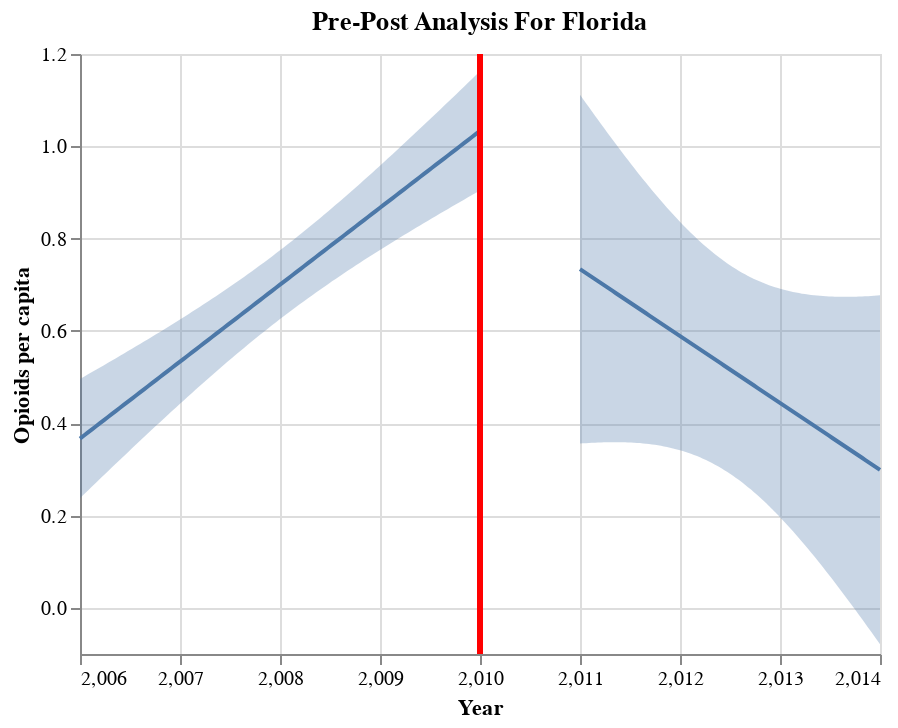

Notebook code cell kept with this figure:
### Markdown cell above
> pre-post opioids

### Code cell
xvar= "TRANSACTION_YEAR"
yvar="opioid_shipment_population_ratio"
analysis = "Pre-Post Analysis For Florida"
target = "Opioids per capita"
fit, chart = pre_post(FL, yvar, xvar, 2010, analysis, target, alpha=0.05)
chart

### Figure 1 — Vega-Lite specification as saved in the notebook (floating-point values rounded to 4 significant figures)
{"config": {"view": {"continuousWidth": 400, "continuousHeight": 300}}, "layer": [{"data": {"name": "data-79908cded81022e026234daf32dcb901"}, "mark": "errorband", "encoding": {"x": {"field": "TRANSACTION_YEAR", "type": "quantitative"}, "y": {"axis": {"title": "Opioids per capita"}, "field": "ci_low", "type": "quantitative"}, "y2": {"field": "ci_high"}}}, {"data": {"name": "data-a20f38eabfed06e0a253634141a927fd"}, "mark": "errorband", "encoding": {"x": {"field": "TRANSACTION_YEAR", "type": "quantitative"}, "y": {"axis": {"title": "Opioids per capita"}, "field": "ci_low", "type": "quantitative"}, "y2": {"field": "ci_high"}}}, {"data": {"name": "data-79908cded81022e026234daf32dcb901"}, "mark": "line", "encoding": {"x": {"field": "TRANSACTION_YEAR", "type": "quantitative"}, "y": {"field": "opioid_shipment_population_ratio", "type": "quantitative"}}}, {"data": {"name": "data-a20f38eabfed06e0a253634141a927fd"}, "mark": "line", "encoding": {"x": {"field": "TRANSACTION_YEAR", "title": "Year", "type": "quantitative"}, "y": {"field": "opioid_shipment_population_ratio", "type": "quantitative"}}}, {"data": {"name": "data-c6a99109c809d7b1b46dbbb9b2adf5d2"}, "mark": {"type": "rule", "color": "red", "strokeWidth": 3}, "encoding": {"x": {"field": "x", "type": "quantitative"}}}], "title": "Pre-Post Analysis For Florida", "$schema": "https://vega.github.io/schema/vega-lite/v4.17.0.json", "datasets": {"data-79908cded81022e026234daf32dcb901": [{"TRANSACTION_YEAR": 2006.0, "opioid_shipment_population_ratio": 0.3668, "ci_low": 0.2377, "ci_high": 0.496}, {"TRANSACTION_YEAR": 2006.0, "opioid_shipment_population_ratio": 0.3735, "ci_low": 0.246, "ci_high": 0.5009}, {"TRANSACTION_YEAR": 2006.0, "opioid_shipment_population_ratio": 0.3801, "ci_low": 0.2544, "ci_high": 0.5059}, {"TRANSACTION_YEAR": 2006.0, "opioid_shipment_population_ratio": 0.3868, "ci_low": 0.2628, "ci_high": 0.5109}, {"TRANSACTION_YEAR": 2006.0, "opioid_shipment_population_ratio": 0.3935, "ci_low": 0.2711, "ci_high": 0.5158}, {"TRANSACTION_YEAR": 2006.0, "opioid_shipment_population_ratio": 0.4001, "ci_low": 0.2794, "ci_high": 0.5208}, {"TRANSACTION_YEAR": 2006.0, "opioid_shipment_population_ratio": 0.4068, "ci_low": 0.2878, "ci_high": 0.5259}, {"TRANSACTION_YEAR": 2006.0, "opioid_shipment_population_ratio": 0.4135, "ci_low": 0.2961, "ci_high": 0.5309}, {"TRANSACTION_YEAR": 2006.0, "opioid_shipment_population_ratio": 0.4201, "ci_low": 0.3044, "ci_high": 0.5359}, {"TRANSACTION_YEAR": 2006.0, "opioid_shipment_population_ratio": 0.4268, "ci_low": 0.3126, "ci_high": 0.541}, {"TRANSACTION_YEAR": 2006.0, "opioid_shipment_population_ratio": 0.4335, "ci_low": 0.3209, "ci_high": 0.5461}, {"TRANSACTION_YEAR": 2006.0, "opioid_shipment_population_ratio": 0.4401, "ci_low": 0.3291, "ci_high": 0.5512}, {"TRANSACTION_YEAR": 2006.0, "opioid_shipment_population_ratio": 0.4468, "ci_low": 0.3373, "ci_high": 0.5563}, {"TRANSACTION_YEAR": 2007.0, "opioid_shipment_population_ratio": 0.4535, "ci_low": 0.3455, "ci_high": 0.5614}, {"TRANSACTION_YEAR": 2007.0, "opioid_shipment_population_ratio": 0.4601, "ci_low": 0.3537, "ci_high": 0.5666}, {"TRANSACTION_YEAR": 2007.0, "opioid_shipment_population_ratio": 0.4668, "ci_low": 0.3619, "ci_high": 0.5717}, {"TRANSACTION_YEAR": 2007.0, "opioid_shipment_population_ratio": 0.4735, "ci_low": 0.37, "ci_high": 0.5769}, {"TRANSACTION_YEAR": 2007.0, "opioid_shipment_population_ratio": 0.4801, "ci_low": 0.3781, "ci_high": 0.5821}, {"TRANSACTION_YEAR": 2007.0, "opioid_shipment_population_ratio": 0.4868, "ci_low": 0.3862, "ci_high": 0.5874}, {"TRANSACTION_YEAR": 2007.0, "opioid_shipment_population_ratio": 0.4935, "ci_low": 0.3943, "ci_high": 0.5926}, {"TRANSACTION_YEAR": 2007.0, "opioid_shipment_population_ratio": 0.5001, "ci_low": 0.4024, "ci_high": 0.5979}, {"TRANSACTION_YEAR": 2007.0, "opioid_shipment_population_ratio": 0.5068, "ci_low": 0.4104, "ci_high": 0.6033}, {"TRANSACTION_YEAR": 2007.0, "opioid_shipment_population_ratio": 0.5135, "ci_low": 0.4184, "ci_high": 0.6086}, {"TRANSACTION_YEAR": 2007.0, "opioid_shipment_population_ratio": 0.5201, "ci_low": 0.4263, "ci_high": 0.614}, {"TRANSACTION_YEAR": 2007.0, "opioid_shipment_population_ratio": 0.5268, "ci_low": 0.4343, "ci_high": 0.6194}, {"TRANSACTION_YEAR": 2007.0, "opioid_shipment_population_ratio": 0.5335, "ci_low": 0.4422, "ci_high": 0.6248}, {"TRANSACTION_YEAR": 2007.0, "opioid_shipment_population_ratio": 0.5401, "ci_low": 0.45, "ci_high": 0.6303}, {"TRANSACTION_YEAR": 2007.0, "opioid_shipment_population_ratio": 0.5468, "ci_low": 0.4579, "ci_high": 0.6358}, {"TRANSACTION_YEAR": 2007.0, "opioid_shipment_population_ratio": 0.5535, "ci_low": 0.4657, "ci_high": 0.6413}, {"TRANSACTION_YEAR": 2007.0, "opioid_shipment_population_ratio": 0.5601, "ci_low": 0.4734, "ci_high": 0.6469}, {"TRANSACTION_YEAR": 2007.0, "opioid_shipment_population_ratio": 0.5668, "ci_low": 0.4811, "ci_high": 0.6525}, {"TRANSACTION_YEAR": 2007.0, "opioid_shipment_population_ratio": 0.5735, "ci_low": 0.4888, "ci_high": 0.6581}, {"TRANSACTION_YEAR": 2007.0, "opioid_shipment_population_ratio": 0.5801, "ci_low": 0.4965, "ci_high": 0.6638}, {"TRANSACTION_YEAR": 2007.0, "opioid_shipment_population_ratio": 0.5868, "ci_low": 0.5041, "ci_high": 0.6695}, {"TRANSACTION_YEAR": 2007.0, "opioid_shipment_population_ratio": 0.5935, "ci_low": 0.5116, "ci_high": 0.6753}, {"TRANSACTION_YEAR": 2007.0, "opioid_shipment_population_ratio": 0.6001, "ci_low": 0.5191, "ci_high": 0.6811}, {"TRANSACTION_YEAR": 2007.0, "opioid_shipment_population_ratio": 0.6068, "ci_low": 0.5266, "ci_high": 0.687}, {"TRANSACTION_YEAR": 2007.0, "opioid_shipment_population_ratio": 0.6135, "ci_low": 0.534, "ci_high": 0.6929}, {"TRANSACTION_YEAR": 2008.0, "opioid_shipment_population_ratio": 0.6201, "ci_low": 0.5414, "ci_high": 0.6989}, {"TRANSACTION_YEAR": 2008.0, "opioid_shipment_population_ratio": 0.6268, "ci_low": 0.5487, "ci_high": 0.7049}, {"TRANSACTION_YEAR": 2008.0, "opioid_shipment_population_ratio": 0.6335, "ci_low": 0.556, "ci_high": 0.711}, {"TRANSACTION_YEAR": 2008.0, "opioid_shipment_population_ratio": 0.6401, "ci_low": 0.5632, "ci_high": 0.7171}, {"TRANSACTION_YEAR": 2008.0, "opioid_shipment_population_ratio": 0.6468, "ci_low": 0.5704, "ci_high": 0.7233}, {"TRANSACTION_YEAR": 2008.0, "opioid_shipment_population_ratio": 0.6535, "ci_low": 0.5775, "ci_high": 0.7295}, {"TRANSACTION_YEAR": 2008.0, "opioid_shipment_population_ratio": 0.6601, "ci_low": 0.5845, "ci_high": 0.7358}, {"TRANSACTION_YEAR": 2008.0, "opioid_shipment_population_ratio": 0.6668, "ci_low": 0.5915, "ci_high": 0.7421}, {"TRANSACTION_YEAR": 2008.0, "opioid_shipment_population_ratio": 0.6735, "ci_low": 0.5984, "ci_high": 0.7485}, {"TRANSACTION_YEAR": 2008.0, "opioid_shipment_population_ratio": 0.6801, "ci_low": 0.6053, "ci_high": 0.755}, {"TRANSACTION_YEAR": 2008.0, "opioid_shipment_population_ratio": 0.6868, "ci_low": 0.6121, "ci_high": 0.7615}, {"TRANSACTION_YEAR": 2008.0, "opioid_shipment_population_ratio": 0.6935, "ci_low": 0.6189, "ci_high": 0.7681}, {"TRANSACTION_YEAR": 2008.0, "opioid_shipment_population_ratio": 0.7001, "ci_low": 0.6256, "ci_high": 0.7747}, {"TRANSACTION_YEAR": 2008.0, "opioid_shipment_population_ratio": 0.7068, "ci_low": 0.6322, "ci_high": 0.7814}, {"TRANSACTION_YEAR": 2008.0, "opioid_shipment_population_ratio": 0.7135, "ci_low": 0.6388, "ci_high": 0.7882}, {"TRANSACTION_YEAR": 2008.0, "opioid_shipment_population_ratio": 0.7201, "ci_low": 0.6453, "ci_high": 0.795}, {"TRANSACTION_YEAR": 2008.0, "opioid_shipment_population_ratio": 0.7268, "ci_low": 0.6518, "ci_high": 0.8018}, {"TRANSACTION_YEAR": 2008.0, "opioid_shipment_population_ratio": 0.7335, "ci_low": 0.6582, "ci_high": 0.8088}, {"TRANSACTION_YEAR": 2008.0, "opioid_shipment_population_ratio": 0.7401, "ci_low": 0.6645, "ci_high": 0.8158}, {"TRANSACTION_YEAR": 2008.0, "opioid_shipment_population_ratio": 0.7468, "ci_low": 0.6708, "ci_high": 0.8228}, {"TRANSACTION_YEAR": 2008.0, "opioid_shipment_population_ratio": 0.7535, "ci_low": 0.677, "ci_high": 0.8299}, {"TRANSACTION_YEAR": 2008.0, "opioid_shipment_population_ratio": 0.7601, "ci_low": 0.6832, "ci_high": 0.8371}, {"TRANSACTION_YEAR": 2008.0, "opioid_shipment_population_ratio": 0.7668, "ci_low": 0.6893, "ci_high": 0.8443}, {"TRANSACTION_YEAR": 2008.0, "opioid_shipment_population_ratio": 0.7735, "ci_low": 0.6954, "ci_high": 0.8516}, {"TRANSACTION_YEAR": 2008.0, "opioid_shipment_population_ratio": 0.7801, "ci_low": 0.7014, "ci_high": 0.8589}, {"TRANSACTION_YEAR": 2009.0, "opioid_shipment_population_ratio": 0.7868, "ci_low": 0.7074, "ci_high": 0.8663}, {"TRANSACTION_YEAR": 2009.0, "opioid_shipment_population_ratio": 0.7935, "ci_low": 0.7133, "ci_high": 0.8737}, {"TRANSACTION_YEAR": 2009.0, "opioid_shipment_population_ratio": 0.8001, "ci_low": 0.7191, "ci_high": 0.8811}, {"TRANSACTION_YEAR": 2009.0, "opioid_shipment_population_ratio": 0.8068, "ci_low": 0.725, "ci_high": 0.8886}, {"TRANSACTION_YEAR": 2009.0, "opioid_shipment_population_ratio": 0.8135, "ci_low": 0.7307, "ci_high": 0.8962}, {"TRANSACTION_YEAR": 2009.0, "opioid_shipment_population_ratio": 0.8201, "ci_low": 0.7365, "ci_high": 0.9038}, {"TRANSACTION_YEAR": 2009.0, "opioid_shipment_population_ratio": 0.8268, "ci_low": 0.7421, "ci_high": 0.9115}, {"TRANSACTION_YEAR": 2009.0, "opioid_shipment_population_ratio": 0.8335, "ci_low": 0.7478, "ci_high": 0.9191}, {"TRANSACTION_YEAR": 2009.0, "opioid_shipment_population_ratio": 0.8401, "ci_low": 0.7534, "ci_high": 0.9269}, {"TRANSACTION_YEAR": 2009.0, "opioid_shipment_population_ratio": 0.8468, "ci_low": 0.759, "ci_high": 0.9346}, {"TRANSACTION_YEAR": 2009.0, "opioid_shipment_population_ratio": 0.8535, "ci_low": 0.7645, "ci_high": 0.9424}, {"TRANSACTION_YEAR": 2009.0, "opioid_shipment_population_ratio": 0.8601, "ci_low": 0.77, "ci_high": 0.9503}, {"TRANSACTION_YEAR": 2009.0, "opioid_shipment_population_ratio": 0.8668, "ci_low": 0.7755, "ci_high": 0.9581}, {"TRANSACTION_YEAR": 2009.0, "opioid_shipment_population_ratio": 0.8735, "ci_low": 0.7809, "ci_high": 0.966}, {"TRANSACTION_YEAR": 2009.0, "opioid_shipment_population_ratio": 0.8801, "ci_low": 0.7863, "ci_high": 0.974}, {"TRANSACTION_YEAR": 2009.0, "opioid_shipment_population_ratio": 0.8868, "ci_low": 0.7917, "ci_high": 0.9819}, {"TRANSACTION_YEAR": 2009.0, "opioid_shipment_population_ratio": 0.8935, "ci_low": 0.797, "ci_high": 0.9899}, {"TRANSACTION_YEAR": 2009.0, "opioid_shipment_population_ratio": 0.9001, "ci_low": 0.8023, "ci_high": 0.9979}, {"TRANSACTION_YEAR": 2009.0, "opioid_shipment_population_ratio": 0.9068, "ci_low": 0.8076, "ci_high": 1.006}, {"TRANSACTION_YEAR": 2009.0, "opioid_shipment_population_ratio": 0.9135, "ci_low": 0.8129, "ci_high": 1.014}, {"TRANSACTION_YEAR": 2009.0, "opioid_shipment_population_ratio": 0.9201, "ci_low": 0.8181, "ci_high": 1.022}, {"TRANSACTION_YEAR": 2009.0, "opioid_shipment_population_ratio": 0.9268, "ci_low": 0.8233, "ci_high": 1.03}, {"TRANSACTION_YEAR": 2009.0, "opioid_shipment_population_ratio": 0.9335, "ci_low": 0.8285, "ci_high": 1.038}, {"TRANSACTION_YEAR": 2009.0, "opioid_shipment_population_ratio": 0.9401, "ci_low": 0.8337, "ci_high": 1.047}, {"TRANSACTION_YEAR": 2009.0, "opioid_shipment_population_ratio": 0.9468, "ci_low": 0.8389, "ci_high": 1.055}, {"TRANSACTION_YEAR": 2010.0, "opioid_shipment_population_ratio": 0.9535, "ci_low": 0.844, "ci_high": 1.063}, {"TRANSACTION_YEAR": 2010.0, "opioid_shipment_population_ratio": 0.9601, "ci_low": 0.8491, "ci_high": 1.071}, {"TRANSACTION_YEAR": 2010.0, "opioid_shipment_population_ratio": 0.9668, "ci_low": 0.8542, "ci_high": 1.079}, {"TRANSACTION_YEAR": 2010.0, "opioid_shipment_population_ratio": 0.9735, "ci_low": 0.8593, "ci_high": 1.088}, {"TRANSACTION_YEAR": 2010.0, "opioid_shipment_population_ratio": 0.9801, "ci_low": 0.8643, "ci_high": 1.096}, {"TRANSACTION_YEAR": 2010.0, "opioid_shipment_population_ratio": 0.9868, "ci_low": 0.8694, "ci_high": 1.104}, {"TRANSACTION_YEAR": 2010.0, "opioid_shipment_population_ratio": 0.9935, "ci_low": 0.8744, "ci_high": 1.113}, {"TRANSACTION_YEAR": 2010.0, "opioid_shipment_population_ratio": 1.0, "ci_low": 0.8794, "ci_high": 1.121}, {"TRANSACTION_YEAR": 2010.0, "opioid_shipment_population_ratio": 1.007, "ci_low": 0.8844, "ci_high": 1.129}, {"TRANSACTION_YEAR": 2010.0, "opioid_shipment_population_ratio": 1.013, "ci_low": 0.8894, "ci_high": 1.138}, {"TRANSACTION_YEAR": 2010.0, "opioid_shipment_population_ratio": 1.02, "ci_low": 0.8944, "ci_high": 1.146}, {"TRANSACTION_YEAR": 2010.0, "opioid_shipment_population_ratio": 1.027, "ci_low": 0.8994, "ci_high": 1.154}, {"TRANSACTION_YEAR": 2010.0, "opioid_shipment_population_ratio": 1.033, "ci_low": 0.9043, "ci_high": 1.163}], "data-a20f38eabfed06e0a253634141a927fd": [{"TRANSACTION_YEAR": 2011.0, "opioid_shipment_population_ratio": 0.7339, "ci_low": 0.3559, "ci_high": 1.112}, {"TRANSACTION_YEAR": 2011.0, "opioid_shipment_population_ratio": 0.7295, "ci_low": 0.3564, "ci_high": 1.103}, {"TRANSACTION_YEAR": 2011.0, "opioid_shipment_population_ratio": 0.7252, "ci_low": 0.3568, "ci_high": 1.094}, {"TRANSACTION_YEAR": 2011.0, "opioid_shipment_population_ratio": 0.7208, "ci_low": 0.3572, "ci_high": 1.084}, {"TRANSACTION_YEAR": 2011.0, "opioid_shipment_population_ratio": 0.7165, "ci_low": 0.3576, "ci_high": 1.075}, {"TRANSACTION_YEAR": 2011.0, "opioid_shipment_population_ratio": 0.7121, "ci_low": 0.358, "ci_high": 1.066}, {"TRANSACTION_YEAR": 2011.0, "opioid_shipment_population_ratio": 0.7078, "ci_low": 0.3583, "ci_high": 1.057}, {"TRANSACTION_YEAR": 2011.0, "opioid_shipment_population_ratio": 0.7034, "ci_low": 0.3585, "ci_high": 1.048}, {"TRANSACTION_YEAR": 2011.0, "opioid_shipment_population_ratio": 0.6991, "ci_low": 0.3587, "ci_high": 1.039}, {"TRANSACTION_YEAR": 2011.0, "opioid_shipment_population_ratio": 0.6947, "ci_low": 0.3589, "ci_high": 1.031}, {"TRANSACTION_YEAR": 2011.0, "opioid_shipment_population_ratio": 0.6904, "ci_low": 0.359, "ci_high": 1.022}, {"TRANSACTION_YEAR": 2011.0, "opioid_shipment_population_ratio": 0.686, "ci_low": 0.3591, "ci_high": 1.013}, {"TRANSACTION_YEAR": 2011.0, "opioid_shipment_population_ratio": 0.6817, "ci_low": 0.3591, "ci_high": 1.004}, {"TRANSACTION_YEAR": 2011.0, "opioid_shipment_population_ratio": 0.6773, "ci_low": 0.359, "ci_high": 0.9957}, {"TRANSACTION_YEAR": 2011.0, "opioid_shipment_population_ratio": 0.673, "ci_low": 0.3589, "ci_high": 0.9871}, {"TRANSACTION_YEAR": 2011.0, "opioid_shipment_population_ratio": 0.6687, "ci_low": 0.3587, "ci_high": 0.9786}, {"TRANSACTION_YEAR": 2011.0, "opioid_shipment_population_ratio": 0.6643, "ci_low": 0.3585, "ci_high": 0.9701}, {"TRANSACTION_YEAR": 2012.0, "opioid_shipment_population_ratio": 0.66, "ci_low": 0.3582, "ci_high": 0.9617}, {"TRANSACTION_YEAR": 2012.0, "opioid_shipment_population_ratio": 0.6556, "ci_low": 0.3578, "ci_high": 0.9534}, {"TRANSACTION_YEAR": 2012.0, "opioid_shipment_population_ratio": 0.6513, "ci_low": 0.3574, "ci_high": 0.9451}, {"TRANSACTION_YEAR": 2012.0, "opioid_shipment_population_ratio": 0.6469, "ci_low": 0.3569, "ci_high": 0.9369}, {"TRANSACTION_YEAR": 2012.0, "opioid_shipment_population_ratio": 0.6426, "ci_low": 0.3563, "ci_high": 0.9288}, {"TRANSACTION_YEAR": 2012.0, "opioid_shipment_population_ratio": 0.6382, "ci_low": 0.3556, "ci_high": 0.9208}, {"TRANSACTION_YEAR": 2012.0, "opioid_shipment_population_ratio": 0.6339, "ci_low": 0.3549, "ci_high": 0.9128}, {"TRANSACTION_YEAR": 2012.0, "opioid_shipment_population_ratio": 0.6295, "ci_low": 0.3541, "ci_high": 0.905}, {"TRANSACTION_YEAR": 2012.0, "opioid_shipment_population_ratio": 0.6252, "ci_low": 0.3531, "ci_high": 0.8972}, {"TRANSACTION_YEAR": 2012.0, "opioid_shipment_population_ratio": 0.6208, "ci_low": 0.3521, "ci_high": 0.8895}, {"TRANSACTION_YEAR": 2012.0, "opioid_shipment_population_ratio": 0.6165, "ci_low": 0.351, "ci_high": 0.8819}, {"TRANSACTION_YEAR": 2012.0, "opioid_shipment_population_ratio": 0.6121, "ci_low": 0.3498, "ci_high": 0.8745}, {"TRANSACTION_YEAR": 2012.0, "opioid_shipment_population_ratio": 0.6078, "ci_low": 0.3485, "ci_high": 0.8671}, {"TRANSACTION_YEAR": 2012.0, "opioid_shipment_population_ratio": 0.6034, "ci_low": 0.347, "ci_high": 0.8598}, {"TRANSACTION_YEAR": 2012.0, "opioid_shipment_population_ratio": 0.5991, "ci_low": 0.3455, "ci_high": 0.8527}, {"TRANSACTION_YEAR": 2012.0, "opioid_shipment_population_ratio": 0.5947, "ci_low": 0.3439, "ci_high": 0.8456}, {"TRANSACTION_YEAR": 2012.0, "opioid_shipment_population_ratio": 0.5904, "ci_low": 0.3421, "ci_high": 0.8387}, {"TRANSACTION_YEAR": 2012.0, "opioid_shipment_population_ratio": 0.586, "ci_low": 0.3402, "ci_high": 0.8319}, {"TRANSACTION_YEAR": 2012.0, "opioid_shipment_population_ratio": 0.5817, "ci_low": 0.3382, "ci_high": 0.8252}, {"TRANSACTION_YEAR": 2012.0, "opioid_shipment_population_ratio": 0.5773, "ci_low": 0.336, "ci_high": 0.8187}, {"TRANSACTION_YEAR": 2012.0, "opioid_shipment_population_ratio": 0.573, "ci_low": 0.3337, "ci_high": 0.8122}, {"TRANSACTION_YEAR": 2012.0, "opioid_shipment_population_ratio": 0.5686, "ci_low": 0.3313, "ci_high": 0.806}, {"TRANSACTION_YEAR": 2012.0, "opioid_shipment_population_ratio": 0.5643, "ci_low": 0.3287, "ci_high": 0.7998}, {"TRANSACTION_YEAR": 2012.0, "opioid_shipment_population_ratio": 0.5599, "ci_low": 0.326, "ci_high": 0.7938}, {"TRANSACTION_YEAR": 2012.0, "opioid_shipment_population_ratio": 0.5556, "ci_low": 0.3232, "ci_high": 0.788}, {"TRANSACTION_YEAR": 2012.0, "opioid_shipment_population_ratio": 0.5512, "ci_low": 0.3202, "ci_high": 0.7823}, {"TRANSACTION_YEAR": 2012.0, "opioid_shipment_population_ratio": 0.5469, "ci_low": 0.317, "ci_high": 0.7768}, {"TRANSACTION_YEAR": 2012.0, "opioid_shipment_population_ratio": 0.5425, "ci_low": 0.3137, "ci_high": 0.7714}, {"TRANSACTION_YEAR": 2012.0, "opioid_shipment_population_ratio": 0.5382, "ci_low": 0.3103, "ci_high": 0.7661}, {"TRANSACTION_YEAR": 2012.0, "opioid_shipment_population_ratio": 0.5339, "ci_low": 0.3066, "ci_high": 0.7611}, {"TRANSACTION_YEAR": 2012.0, "opioid_shipment_population_ratio": 0.5295, "ci_low": 0.3029, "ci_high": 0.7561}, {"TRANSACTION_YEAR": 2012.0, "opioid_shipment_population_ratio": 0.5252, "ci_low": 0.2989, "ci_high": 0.7514}, {"TRANSACTION_YEAR": 2012.0, "opioid_shipment_population_ratio": 0.5208, "ci_low": 0.2948, "ci_high": 0.7468}, {"TRANSACTION_YEAR": 2012.0, "opioid_shipment_population_ratio": 0.5165, "ci_low": 0.2905, "ci_high": 0.7424}, {"TRANSACTION_YEAR": 2013.0, "opioid_shipment_population_ratio": 0.5121, "ci_low": 0.2861, "ci_high": 0.7381}, {"TRANSACTION_YEAR": 2013.0, "opioid_shipment_population_ratio": 0.5078, "ci_low": 0.2815, "ci_high": 0.734}, {"TRANSACTION_YEAR": 2013.0, "opioid_shipment_population_ratio": 0.5034, "ci_low": 0.2768, "ci_high": 0.7301}, {"TRANSACTION_YEAR": 2013.0, "opioid_shipment_population_ratio": 0.4991, "ci_low": 0.2719, "ci_high": 0.7263}, {"TRANSACTION_YEAR": 2013.0, "opioid_shipment_population_ratio": 0.4947, "ci_low": 0.2668, "ci_high": 0.7226}, {"TRANSACTION_YEAR": 2013.0, "opioid_shipment_population_ratio": 0.4904, "ci_low": 0.2616, "ci_high": 0.7192}, {"TRANSACTION_YEAR": 2013.0, "opioid_shipment_population_ratio": 0.486, "ci_low": 0.2562, "ci_high": 0.7159}, {"TRANSACTION_YEAR": 2013.0, "opioid_shipment_population_ratio": 0.4817, "ci_low": 0.2506, "ci_high": 0.7127}, {"TRANSACTION_YEAR": 2013.0, "opioid_shipment_population_ratio": 0.4773, "ci_low": 0.2449, "ci_high": 0.7097}, {"TRANSACTION_YEAR": 2013.0, "opioid_shipment_population_ratio": 0.473, "ci_low": 0.2391, "ci_high": 0.7069}, {"TRANSACTION_YEAR": 2013.0, "opioid_shipment_population_ratio": 0.4686, "ci_low": 0.2331, "ci_high": 0.7042}, {"TRANSACTION_YEAR": 2013.0, "opioid_shipment_population_ratio": 0.4643, "ci_low": 0.2269, "ci_high": 0.7016}, {"TRANSACTION_YEAR": 2013.0, "opioid_shipment_population_ratio": 0.4599, "ci_low": 0.2207, "ci_high": 0.6992}, {"TRANSACTION_YEAR": 2013.0, "opioid_shipment_population_ratio": 0.4556, "ci_low": 0.2143, "ci_high": 0.6969}, {"TRANSACTION_YEAR": 2013.0, "opioid_shipment_population_ratio": 0.4512, "ci_low": 0.2077, "ci_high": 0.6948}, {"TRANSACTION_YEAR": 2013.0, "opioid_shipment_population_ratio": 0.4469, "ci_low": 0.201, "ci_high": 0.6927}, {"TRANSACTION_YEAR": 2013.0, "opioid_shipment_population_ratio": 0.4425, "ci_low": 0.1942, "ci_high": 0.6908}, {"TRANSACTION_YEAR": 2013.0, "opioid_shipment_population_ratio": 0.4382, "ci_low": 0.1873, "ci_high": 0.6891}, {"TRANSACTION_YEAR": 2013.0, "opioid_shipment_population_ratio": 0.4338, "ci_low": 0.1803, "ci_high": 0.6874}, {"TRANSACTION_YEAR": 2013.0, "opioid_shipment_population_ratio": 0.4295, "ci_low": 0.1731, "ci_high": 0.6859}, {"TRANSACTION_YEAR": 2013.0, "opioid_shipment_population_ratio": 0.4251, "ci_low": 0.1658, "ci_high": 0.6844}, {"TRANSACTION_YEAR": 2013.0, "opioid_shipment_population_ratio": 0.4208, "ci_low": 0.1585, "ci_high": 0.6831}, {"TRANSACTION_YEAR": 2013.0, "opioid_shipment_population_ratio": 0.4164, "ci_low": 0.151, "ci_high": 0.6819}, {"TRANSACTION_YEAR": 2013.0, "opioid_shipment_population_ratio": 0.4121, "ci_low": 0.1434, "ci_high": 0.6808}, {"TRANSACTION_YEAR": 2013.0, "opioid_shipment_population_ratio": 0.4077, "ci_low": 0.1357, "ci_high": 0.6798}, {"TRANSACTION_YEAR": 2013.0, "opioid_shipment_population_ratio": 0.4034, "ci_low": 0.1279, "ci_high": 0.6789}, {"TRANSACTION_YEAR": 2013.0, "opioid_shipment_population_ratio": 0.3991, "ci_low": 0.1201, "ci_high": 0.678}, {"TRANSACTION_YEAR": 2013.0, "opioid_shipment_population_ratio": 0.3947, "ci_low": 0.1121, "ci_high": 0.6773}, {"TRANSACTION_YEAR": 2013.0, "opioid_shipment_population_ratio": 0.3904, "ci_low": 0.1041, "ci_high": 0.6766}, {"TRANSACTION_YEAR": 2013.0, "opioid_shipment_population_ratio": 0.386, "ci_low": 0.096, "ci_high": 0.676}, {"TRANSACTION_YEAR": 2013.0, "opioid_shipment_population_ratio": 0.3817, "ci_low": 0.08781, "ci_high": 0.6755}, {"TRANSACTION_YEAR": 2013.0, "opioid_shipment_population_ratio": 0.3773, "ci_low": 0.07955, "ci_high": 0.6751}, {"TRANSACTION_YEAR": 2013.0, "opioid_shipment_population_ratio": 0.373, "ci_low": 0.07122, "ci_high": 0.6747}, {"TRANSACTION_YEAR": 2014.0, "opioid_shipment_population_ratio": 0.3686, "ci_low": 0.06282, "ci_high": 0.6744}, {"TRANSACTION_YEAR": 2014.0, "opioid_shipment_population_ratio": 0.3643, "ci_low": 0.05435, "ci_high": 0.6742}, {"TRANSACTION_YEAR": 2014.0, "opioid_shipment_population_ratio": 0.3599, "ci_low": 0.04582, "ci_high": 0.674}, {"TRANSACTION_YEAR": 2014.0, "opioid_shipment_population_ratio": 0.3556, "ci_low": 0.03723, "ci_high": 0.6739}, {"TRANSACTION_YEAR": 2014.0, "opioid_shipment_population_ratio": 0.3512, "ci_low": 0.02858, "ci_high": 0.6739}, {"TRANSACTION_YEAR": 2014.0, "opioid_shipment_population_ratio": 0.3469, "ci_low": 0.01988, "ci_high": 0.6739}, {"TRANSACTION_YEAR": 2014.0, "opioid_shipment_population_ratio": 0.3425, "ci_low": 0.01112, "ci_high": 0.6739}, {"TRANSACTION_YEAR": 2014.0, "opioid_shipment_population_ratio": 0.3382, "ci_low": 0.002312, "ci_high": 0.674}, {"TRANSACTION_YEAR": 2014.0, "opioid_shipment_population_ratio": 0.3338, "ci_low": -0.006546, "ci_high": 0.6742}, {"TRANSACTION_YEAR": 2014.0, "opioid_shipment_population_ratio": 0.3295, "ci_low": -0.01545, "ci_high": 0.6744}, {"TRANSACTION_YEAR": 2014.0, "opioid_shipment_population_ratio": 0.3251, "ci_low": -0.0244, "ci_high": 0.6747}, {"TRANSACTION_YEAR": 2014.0, "opioid_shipment_population_ratio": 0.3208, "ci_low": -0.0334, "ci_high": 0.675}, {"TRANSACTION_YEAR": 2014.0, "opioid_shipment_population_ratio": 0.3164, "ci_low": -0.04244, "ci_high": 0.6753}, {"TRANSACTION_YEAR": 2014.0, "opioid_shipment_population_ratio": 0.3121, "ci_low": -0.05152, "ci_high": 0.6757}, {"TRANSACTION_YEAR": 2014.0, "opioid_shipment_population_ratio": 0.3077, "ci_low": -0.06063, "ci_high": 0.6761}, {"TRANSACTION_YEAR": 2014.0, "opioid_shipment_population_ratio": 0.3034, "ci_low": -0.06979, "ci_high": 0.6766}, {"TRANSACTION_YEAR": 2014.0, "opioid_shipment_population_ratio": 0.299, "ci_low": -0.07898, "ci_high": 0.6771}], "data-c6a99109c809d7b1b46dbbb9b2adf5d2": [{"x": 2010}]}}
